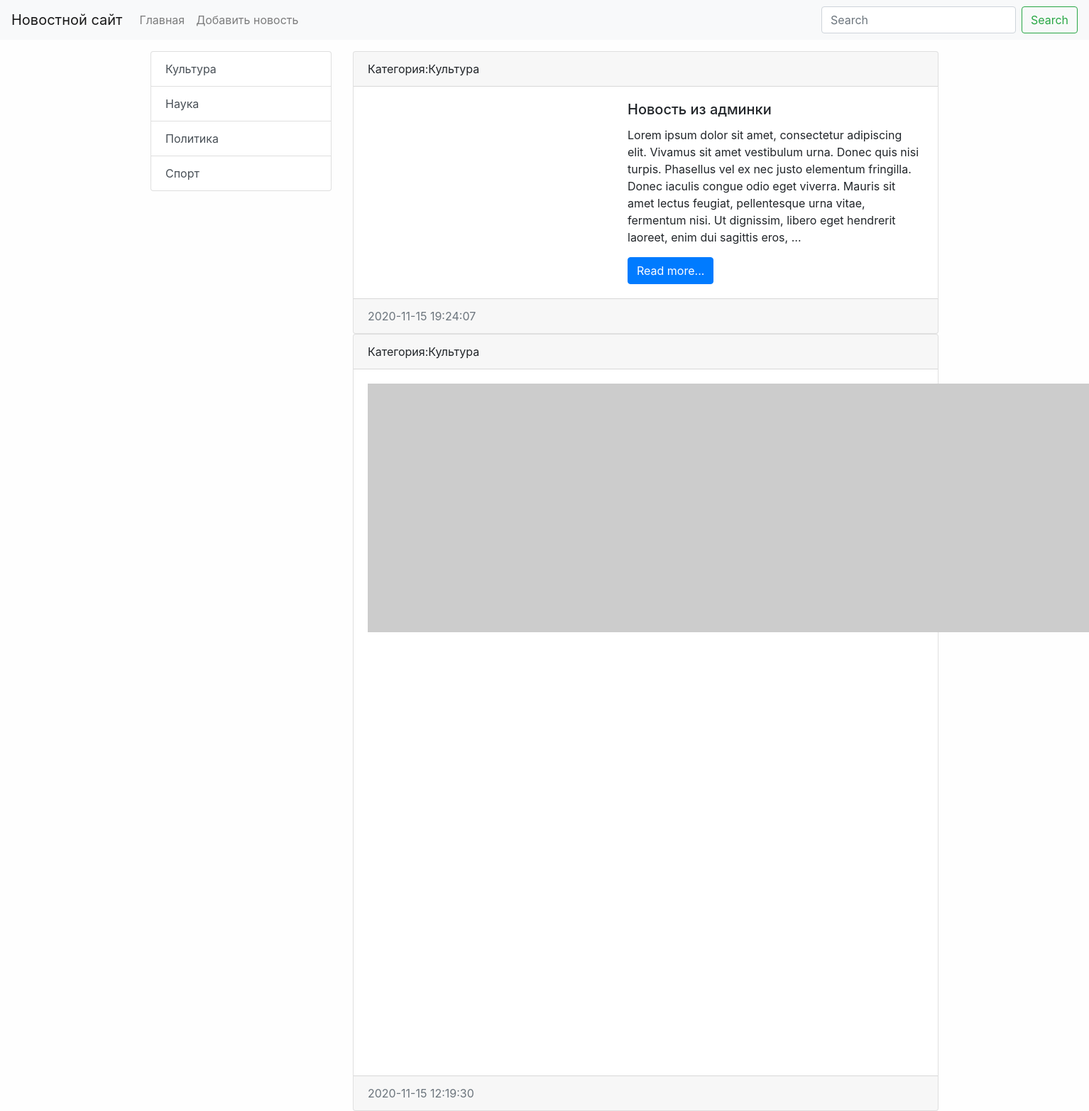
The app's page /category/1/, older data.
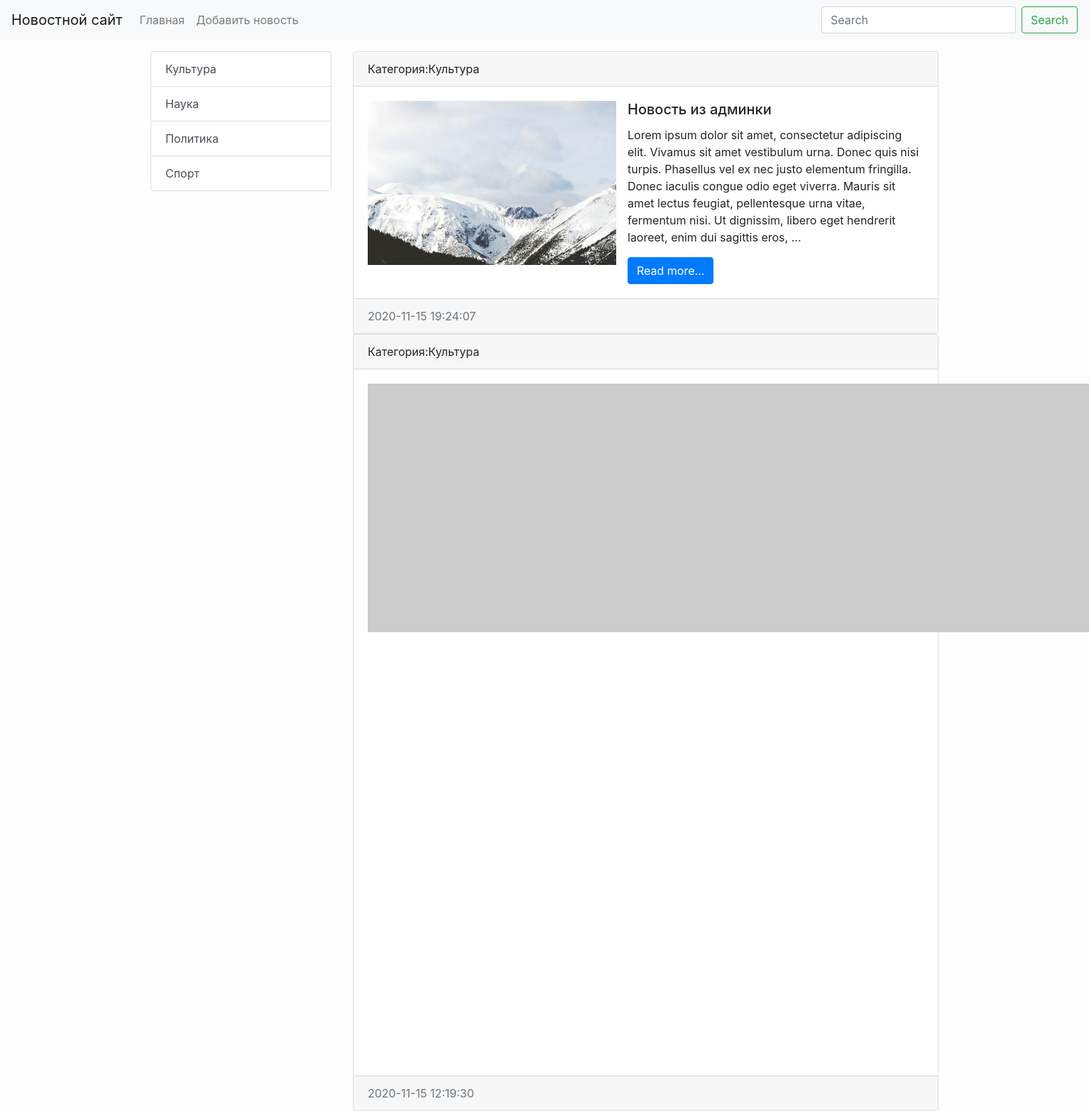
The same page, newer data.
### news/models.py (models this page shows, shortened)
class News(models.Model):
    title = models.CharField(max_length=150, verbose_name='Наименование')
    content = models.TextField(blank=True, verbose_name='Контент')
    created_at = models.DateTimeField(auto_now_add=True, verbose_name='Создано')
    updated_at = models.DateTimeField(auto_now=True, verbose_name='Обновлено')
    photo = models.ImageField(upload_to='photo/%Y/%m/%d/', verbose_name='Фото', blank=True)
    is_published = models.BooleanField(default=True, verbose_name='Опубликовано')
    category = models.ForeignKey('Category', on_delete=models.PROTECT, null=True, verbose_name='Категория')
    def get_absolute_url(self):
        return reverse('view_news', kwargs={'news_id': self.pk})
    class Meta:
        verbose_name = 'Новость'
        verbose_name_plural = 'Новости'
        ordering = ['-created_at']

class Category(models.Model):
    title = models.CharField(max_length=150, db_index=True)
    def get_absolute_url(self):
        return reverse('category', kwargs={'category_id': self.pk})
    def __str__(self):
        return self.title
    class Meta:
        verbose_name = 'Категория'
        verbose_name_plural = 'Категории'
        ordering = ['title']

### news/views.py (the view)
# urls.py: path('category/<int:category_id>/', get_category, name='category'),
def get_category(request, category_id):
    news = News.objects.filter(category_id=category_id)
    category = get_object_or_404(Category, pk=category_id)
    context = {
        'news': news,
        'category': category
    }
    return render(request, 'news/category.html', context=context)

### news/templatetags/news_tags.py (called while the page is built)
@register.simple_tag(name='get_list_categories')
def get_categories():
    return Category.objects.all()

@register.inclusion_tag('news/list_categories.html')
def show_categories():
    categories = Category.objects.all()
    return {'categories': categories}

### news/templates/news/category.html (shortened to what this page needs)
{% extends 'base.html' %}
{% block sitebar %}
{% include 'inc/_sidebar.html' %}
{% endblock %}
{% block content %}
{% for item in news %}
<div class="card bm-3">
    <div class="card-header">
        Категория:{{ item.category }}
    </div>
    <div class="card-body">
        <div class="media">
            {% if item.photo %}
            <img src="{{ item.photo.url }}" alt="" width="350" class="mr-3">
            {% else %}
            <img src="https://picsum.photos/id/1060/350/235/?blur=2" alt="" class="mr-3">
            {% endif %}
            <div class="media-body">
                <h5 class="card-title \">{{ item.title }}</h5>
                <p class="card-text">{{ item.content|truncatewords:50}}</p>
                <a href="{{ item.get_absolute_url }}" class="btn btn-primary">Read more...</a>
            </div>
        </div>
    </div>
    <div class="card-footer text-muted">
        {{ item.created_at|date:"Y-m-d H:i:s" }}
    </div>
</div>
{% endfor %}
{% endblock %}

Row changes from the older to the newer data that the page shows:
changed News "Новость из админки": photo: picture added
